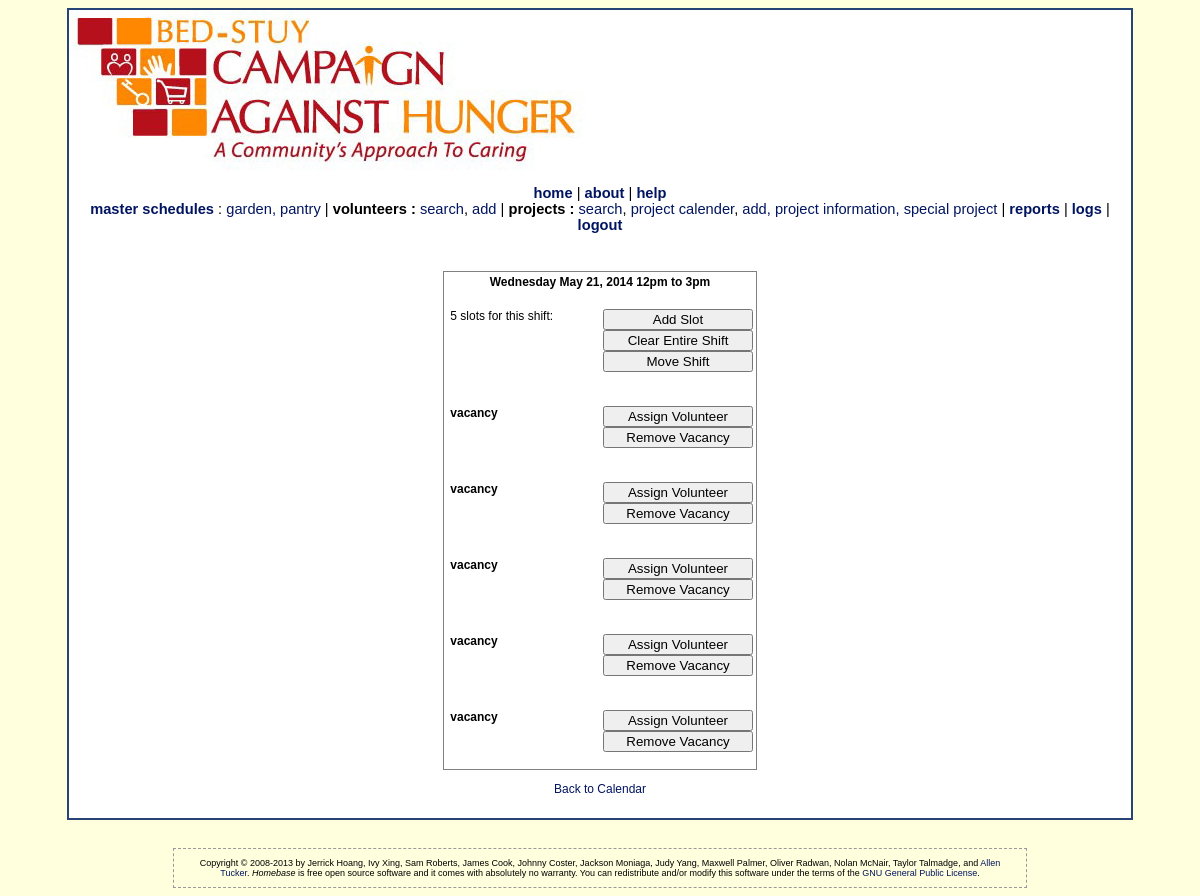
The page /editShift.php?shift=05-21-14-12-15 (signed in) on the database as committed earlier.
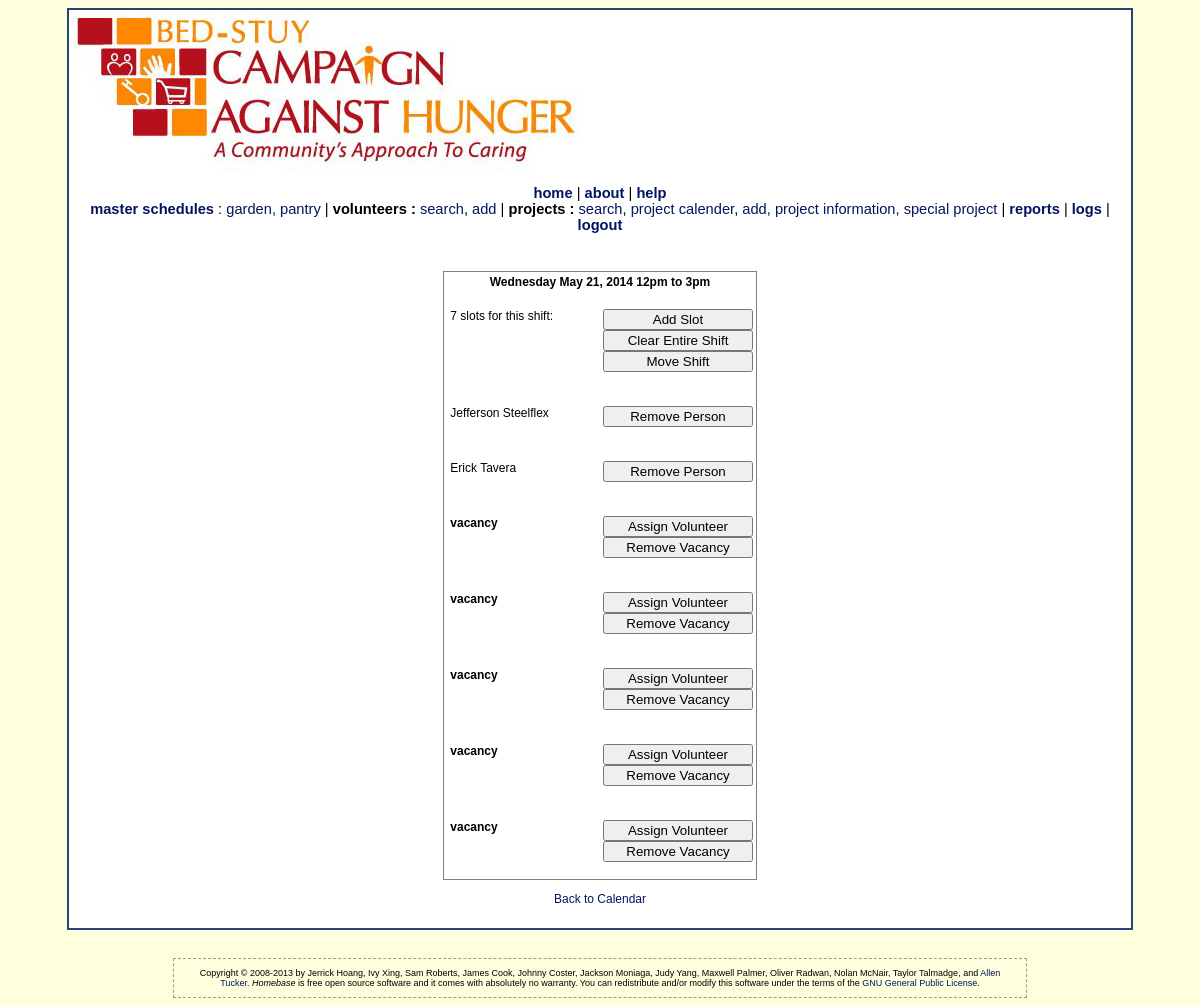
The same page on the database as committed later.
### tables this page shows
CREATE TABLE IF NOT EXISTS `shift` (
  `id` varchar(20) NOT NULL DEFAULT '', 
  `start_time` int(11) DEFAULT NULL,
  `end_time` int(11) DEFAULT NULL,
  `venue` text,
  `vacancies` int(11) DEFAULT NULL,
  `persons` text,
  `removed_persons` text,
  `notes` text,
  PRIMARY KEY (`id`)
);

### database/dbinfo.php (called while the page is built, shortened)
<?php
    function connect() {
        $host = "localhost";
        $database = "dbbscah";
        $user = "dbbscah";
        $pass = "cus1166";
        $connected = mysql_connect($host, $user, $pass);
        $selected = mysql_select_db($database, $connected);
        if (!$selected) {
            return mysql_error();
        }
        else {
            return true;
        }
    }
?>

### domain/Shift.php (called while the page is built, shortened)
<?php
    include_once(dirname(__FILE__) . '/../database/dbShifts.php');
    class Shift {
        private $start_time;
        private $end_time;
        private $venue;
        private $vacancies;
        private $persons;
        private $removed_persons;
        private $id;
        private $notes;
        function __construct($id, $venue, $vacancies, $persons, $removed_persons, $notes) {
            $this->name = substr($id, 9);
            $i = strpos($this->name, "-");
            if ($i > 0) {
                $this->start_time = substr($this->name, 0, $i);
                $this->end_time = substr($this->name, $i + 1, 2);
            }
            else {
                $this->start_time = 0;
                $this->end_time = 1;
            }
            $this->venue = $venue;
            $this->vacancies = $vacancies;
            $this->persons = $persons;
            $this->removed_persons = $removed_persons;
            $this->id = $id;
            $this->notes = $notes;
        }
        function num_vacancies() {
            return $this->vacancies;
        }
        function get_start_time() {
            return $this->start_time;
        }
        function get_end_time() {
            return $this->end_time;
        }
        function get_venue() {
            return $this->venue;
        }
        function get_persons() {
            return $this->persons;
        }
        function get_removed_persons() {
            return $this->removed_persons;
        }
        function get_id() {
            return $this->id;
        }
        function get_notes() {
            return $this->notes;
        }
    }
?>

### database/dbShifts.php (called while the page is built, shortened)
<?php
    include_once(dirname(__FILE__) . '/../domain/Shift.php');
    include_once('dbinfo.php');
    function insert_dbShifts($s) {
        $query = "INSERT INTO shift VALUES (\"" . $s->get_id() . "\",\"" .
            $s->get_start_time() . "\",\"" . $s->get_end_time() . "\",\"" . $s->get_venue() . "\"," .
            $s->num_vacancies() . ",\"" .
            implode("*", $s->get_persons()) . "\",\"" . implode("*", $s->get_removed_persons()) . "\",\""
            . "\",\"" . $s->get_notes() . "\")";
        $result = mysql_query($query);
        return true;
    }
    function update_dbShifts($s) {
        return true;
    }
    function select_dbShifts($id) {
        $s = null;
        $query = "SELECT * FROM shift WHERE id =\"" . $id . "\"";
        $result = mysql_query($query);
        if (!$result) {
            echo 'Could not run query2: ' . mysql_error();
        }
        else {
            $result_row = mysql_fetch_row($result);
            if ($result_row != null) {
                $persons = [];
                $removed_persons = [];
                if ($result_row[5] != "") {
                    $persons = explode("*", $result_row[5]);
                }
                $s = new Shift($result_row[0], $result_row[3], $result_row[4], $persons, $removed_persons, null, $result_row[7]);
            }
        }
        return $s;
    }
    function get_shift_month($id) {
        return substr($id, 0, 2);
    }
    function get_shift_day($id) {
        return substr($id, 3, 2);
    }
    function get_shift_year($id) {
        return substr($id, 6, 2);
    }
    function get_shift_start($id) {
        if (substr($id, 9) == "overnight") {
            return 0;
        }
        else {
            if (substr($id, 11, 1) == "-") {
                return substr($id, 9, 2);
            }
            else {
                return substr($id, 9, 1);
            }
        }
    }
    function get_shift_end($id) {
        if (substr($id, 9) == "overnight") {
            return 1;
        }
        else {
            if (substr($id, 11, 1) == "-") {
                return substr($id, 12, 2);
            }
            else {
                return substr($id, 11, 2);
            }
        }
    }
    function get_shift_name_from_id($id) {
        $shift_name = date("l F j, Y", mktime(0, 0, 0, get_shift_month($id), get_shift_day($id), get_shift_year($id)));
        $shift_name = $shift_name . " ";
        $st = get_shift_start($id);
        $et = get_shift_end($id);
        if ($st == 0) {
            $shift_name = $shift_name . "overnight";
        }
        else {
            $st = $st < 12 ? $st . "am" : $st - 12 . "pm";
            if ($st == "0pm") {
                $st = "12pm";
            }
            $et = $et < 12 ? $et . "am" : $et - 12 . "pm";
            $shift_name = $shift_name . $st . " to " . $et;
        }
        return $shift_name;
    }
?>

### editShift.php (the view, shortened to what this page needs)
<html>
<head>
    <link rel="stylesheet" href="styles.css" type="text/css"/>
</head>
<body>
<div id="container">
    <?PHP include('header.php'); ?>
    <div id="content">
        <?php
            $shiftid = $_GET['shift'];
            $venue = $_GET['venue'];
            include_once('editShift.inc');
            if ($shiftid == "") {
                echo "<p>No Shift ID Supplied.  Click on \"Calendar\" above to edit shifts.</p>";
            }
            else {
                $shift = select_dbShifts($shiftid);
                if (!$shift instanceof Shift) {
                    echo "<p>Invalid Shift ID Supplied.  Click on \"Calendar\" above to edit shifts.</p>";
                }
                else {
                    if (!process_fill_vacancy($_POST, $shift, $venue) &&
                        !process_add_volunteer($_POST, $shift, $venue) &&
                        !process_move_shift($_POST, $shift) &&
                        !process_change_times($_POST, $shift)
                    ) {
                        $persons = $shift->get_persons();
                        echo "<br><br><table align=\"center\" border=\"1px\"><tr><td align=\"center\" colspan=\"2\"><b>"
                            . get_shift_name_from_id($shiftid) . "</b></td></tr>";
                        if ($_SESSION['access_level'] >= 2) {
                            echo "<tr><td valign=\"top\"><br>&nbsp;" . do_slot_num($persons, $shift->num_vacancies()) .
                                "</td><td>";
                            echo("<form method=\"POST\" style=\"margin-bottom:0;\">
											<input type=\"hidden\" name=\"_submit_add_slot\" value=\"1\"><br>
											<input type=\"submit\" value=\"Add Slot\" style=\"width: 150px\"
											name=\"submit\" >
											</form>");
                            echo("<form method=\"POST\" style=\"margin-bottom:0;\">
											<input type=\"hidden\" name=\"_submit_clear_shift\" value=\"1\">
											<input type=\"submit\" value=\"Clear Entire Shift\" style=\"width: 150px\"
											name=\"submit\" >
											</form>");
                            echo("<form method=\"POST\" style=\"margin-bottom:0;\">
											<input type=\"hidden\" name=\"_submit_move_shift\" value=\"1\">
											<input type=\"submit\" value=\"Move Shift\" style=\"width: 150px\"
											name=\"submit\" >
											</form>");
                            echo "<br></td></tr>";
                        }
                        echo display_filled_slots($persons);
                        echo display_vacant_slots($shift->num_vacancies());
                        echo "</td></tr></table>";
                        echo "<p align=\"center\"><a href=\"calendar.php?id=" . substr($shiftid, 0, 8) .
                            "&edit=true&venue=house" . "\">
									Back to Calendar</a>";
                    }
                }
            }
        ?>
    </div>
    <?PHP include('footer.inc'); ?>
</div>
</body>
</html>

### header.php (shortened to what this page needs)
<div id="header">
</div>
<div align="center" id="navigationLinks">
    <?PHP
        if (!isset($_SESSION['logged_in'])) {
            error_log('in header.php, not logged in, will call login form');
            include('login_form.php');
            die();
        }
        else {
            if ($_SESSION['logged_in']) {
                $current_page = basename($_SERVER['PHP_SELF']);
                $path = strrev(substr(strrev($_SERVER['SCRIPT_NAME']), strpos(strrev($_SERVER['SCRIPT_NAME']), '/')));
                if ($_SESSION['access_level'] >= 0) {
                    echo('<a href="' . $path . 'index.php"><b>home</b></a> | ');
                    echo('<a href="' . $path . 'about.php"><b>about</b></a>');
                }
                if ($_SESSION['access_level'] >= 1) {
                    echo(' | <a href="' . $path . 'help.php?helpPage=' . $current_page .
                        '" target="_BLANK"><b>help</b></a>');
                }
                if ($_SESSION['access_level'] >= 2) {
                    echo('<br><a href="' . $path .
                     'viewSchedule.php?frequency=weekly"><strong>master schedules</strong></a> : '
                            . '<a href=" ' . $path . 'viewSchedule.php?frequency=weekly">garden, </a>'
                            . '<a href=" ' . $path . 'editMasterSchedule.php">pantry </a> | ');
                    echo('<strong>volunteers :</strong> <a href="' . $path . 'personSearch.php">search</a>,
			        <a href="personEdit.php?id=' . 'new' . '">add </a> | ');
                    echo('<strong>projects :</strong> <a href="' . $path . 'projectSearch.php">search</a>,
                                <a href="' . $path . 'calendar.php">project calender</a>,
			        <a href="projectEdit.php?id=' . 'new' . '">add, </a>
                                <a href=" ' . $path . 'projectInfo.php">project information, </a>
                                <a href=" ' . $path . 'specialProject.php">special project </a>');
                    echo(' | <strong><a href="' . $path . 'reports.php">reports</a> </strong>');
                    echo(' | <strong><a href="' . $path . 'log.php">logs</a></strong>');
                }
                echo(' | <a href="' . $path . 'logout.php"><b>logout</b></a>');
            }
        }
    ?>
</div>

### editShift.inc (shortened to what this page needs)
<?php
    include_once('database/dbShifts.php');
    function do_slot_num($persons, $vacancies) {
        if (!$persons[0]) {
            array_shift($persons);
        }
        $slots = count($persons) + $vacancies;
        return $slots . " slots for this shift:";
    }
    function display_filled_slots($persons) {
        $s = "";
        if (!$persons[0]) {
            array_shift($persons);
        }
        for ($i = 0; $i < count($persons); ++$i) {
            $p = explode("+", $persons[$i]);
            $s = $s . "<tr><td width=\"150\" valign=\"top\"><br>&nbsp;" . $p[1] . " " . $p[2] . "</td><td>
				<form method=\"POST\" style=\"margin-bottom:0;\">
				<input type=\"hidden\" name=\"_submit_filled_slot_" . $i . "\" value=\"1\"><br>
				<input type=\"submit\" value=\"Remove Person\" name=\"submit\" style=\"width: 150px\">
			</form><br></td></tr>";
        }
        return $s;
    }
    function display_vacant_slots($vacancies) {
        $s = "";
        for ($i = 0; $i < $vacancies; ++$i) {
            $s = $s . "<tr><td width=\"150\" valign=\"top\"><br>&nbsp;<b>vacancy</b></td><td>
				<form method=\"POST\" style=\"margin-bottom:0;\">
				<input type=\"hidden\" name=\"_submit_fill_vacancy\" value=\"1\"><br>
				<input type=\"submit\" value=\"Assign Volunteer\" name=\"submit\" style=\"width: 150px\"></form>";
            if ($_SESSION['access_level'] >= 2) {
                $s = $s . "<form method=\"POST\" style=\"margin-bottom:0;\">
				<input type=\"hidden\" name=\"_submit_ignore_vacancy\" value=\"1\">
				<input type=\"submit\" value=\"Remove Vacancy\" name=\"submit\" style=\"width: 150px\"></form>";
            }
            $s = $s . "<br></td></tr>";
        }
        return $s;
    }
    function process_add_volunteer($post, $shift, $venue) {
        if (!array_key_exists('_submit_add_volunteer', $post)) {
            return false;
        }
    }
    function process_move_shift($post, $shift) {
        if (!array_key_exists('_submit_move_shift', $post)) {
            return false;
        }
        return true;
    }
    function process_change_times($post, $shift) {
        if (!array_key_exists('_submit_change_times', $post)) {
            return false;
        }
    }
?>

### footer.inc
<br/><br/>
<div align="center">
    <div align="center" style="border:dashed 1px #999; width:80%;">
        <p style="font-size:xx-small">Copyright &copy; 2008-2013 by Jerrick Hoang, Ivy Xing, Sam Roberts, James Cook,
            Johnny Coster, Jackson Moniaga, Judy Yang,
            Maxwell Palmer, Oliver Radwan, Nolan McNair, Taylor Talmadge, and <a
                href="mailto:allen@myopensoftware.org>">Allen Tucker</a>.
            <i>Homebase</i> is free open source software and it comes with absolutely no warranty.
            You can redistribute and/or modify this software under the terms of the
            <a href="http://www.gnu.org/licenses/gpl.html"> GNU General Public License</a>.
        </p>
    </div>
</div>

### styles.css (style rules this page uses)
body { background: #FFFFDD; font-family: verdana, arial, sans-serif; font-size: 12px; color: #000000; }
p { padding-left: 15px; padding-right: 15px; }
table { border-collapse: collapse; font-family: verdana, arial, sans-serif; }
td { border: none; font-size: 12px; padding: 3px; }
A { color: #001460; text-decoration: none; img-decoration: none; }
A:link { color: #018AFEE; text-decoration: none; img-decoration: none; }
#container { width: 90%; align: center; margin-right: auto; margin-left: auto; }
#header { height: 155px; border-left: 2px solid #264576; border-top: 2px solid #264576; border-right: 2px solid #264576; padding: 10px; background: url("images/BSCAH.jpg") #ffffff; background-repeat: no-repeat; background-position: top left; overflow: hidden; }
#navigationLinks { font-size: 11pt; border-left: 2px solid #264576; border-right: 2px solid #264576; background: #ffffff; }
#content { border-left: 2px solid #264576; border-bottom: 2px solid #264576; border-right: 2px solid #264576; align: center; padding: 10px; background: #ffffff; overflow: hidden; }

Rows that differ between the two databases and show on the page:
changed shift: vacancies "5 slots for this shift:" → "7 slots for this shift:"
Other text that changed with them:
$p[1]: (not shown) → "Jefferson Erick"
$p[2]: (not shown) → "Steelflex Tavera"
form field submit: (not shown) → "Remove Person Remove Person"
